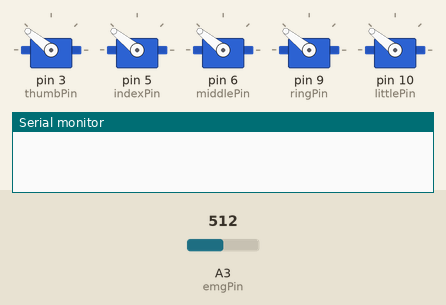
Recording of a sketch running on a simulated Arduino Uno, built with avr-gcc and run on an emulated ATmega328P. Shown: 5 × servo, the last lines printed to the serial monitor. The inputs (shaded band) are chosen by the test bench; at power-on: A3 (emgPin) = 512.

Above: at 0.1 s.
2.3 s: A3 (emgPin) set to 121
At 2.99 s:
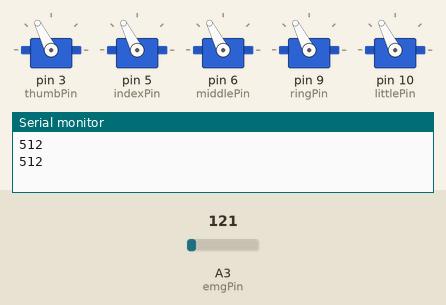
5.8 s: A3 (emgPin) set to 110
At 6.09 s:
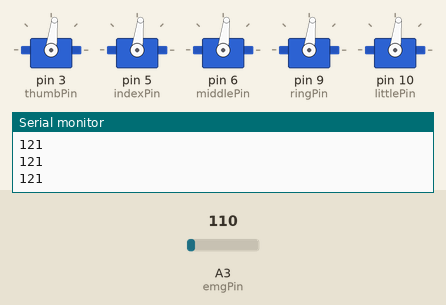
Timing chart, 0 to 8.8 s (numbered marks = the images above; inputs shaded):
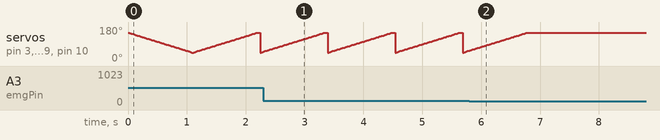

Measured:
- the behaviour switches between 116 and 115 on A3 (emgPin) (found by bisection; images 1 and 2)
- after the input at 5.8 s, servo on pin 3 (thumbPin), servo on pin 5 (indexPin), servo on pin 6 (middlePin), servo on pin 9 (ringPin), servo on pin 10 (littlePin): goes on until 6.8 s, then stays 150°
- by itself, servo on pin 3 (thumbPin), servo on pin 5 (indexPin), servo on pin 6 (middlePin), servo on pin 9 (ringPin), servo on pin 10 (littlePin): ramps from 45° to 150° and jumps back, once every 1.1 s

The sketch:

EMG_Hand.ino
```cpp
#include <Servo.h>

Servo Thumb, Index, Middle, Ring, Little;

// Servo pin connections
int thumbPin = 3;
int indexPin = 5;
int middlePin = 6;
int ringPin = 9;
int littlePin = 10;

// EMG sensor input pin
int emgPin = A3;

// Servo position limits
int openPos = 45;
int closePos = 150;

// Calibration thresholds (adjust by checking Serial output)
int threshold = 115;   // signal above this means "muscle flexed"
int restValue = 80;   // relaxed signal level

// Movement speed
int moveDelay = 10;

void setup() {
  Serial.begin(9600);

  // Attach servos
  Thumb.attach(thumbPin);
  Index.attach(indexPin);
  Middle.attach(middlePin);
  Ring.attach(ringPin);
  Little.attach(littlePin);

  // Start with hand open
  openHand();
}

void loop() {
  int emgValue = analogRead(emgPin);
  Serial.println(emgValue);   // Use Serial Monitor to view values for calibration

  if (emgValue > threshold) {
    closeHand();
  } else if (emgValue < restValue + 20) {
    openHand();
  }

  delay(50);
}

// === Helper Functions ===

void closeHand() {
  for (int pos = openPos; pos <= closePos; pos++) {
    Thumb.write(pos);
    Index.write(pos);
    Middle.write(pos);
    Ring.write(pos);
    Little.write(pos);
    delay(moveDelay);
  }
}

void openHand() {
  for (int pos = closePos; pos >= openPos; pos--) {
    Thumb.write(pos);
    Index.write(pos);
    Middle.write(pos);
    Ring.write(pos);
    Little.write(pos);
    delay(moveDelay);
  }
}
```
